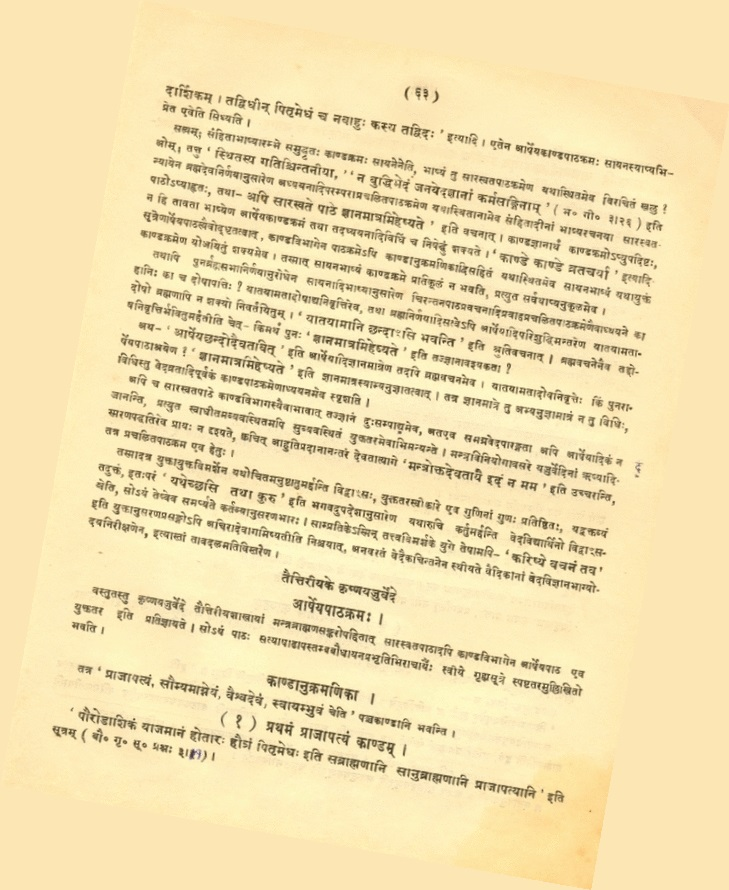
#> input picture resources/Kandanu10.jpg, 729 x 890 px, found by its file name
$ python prep3test.py   (older library calls are emulated)
#> lines starting #> are read from the running program, lines starting #| are printed output that depends on the picture; after the words box and inside, x2 and y2 are one past the last pixel; in counts of white or black regions, pixels touching at a corner belong together; long printed decimals are rounded
### src/prep3.py
# -*- coding: utf-8 -*-
"""
Created on Thu Aug  6 23:01:25 2015

@author: suryo

Python module for preprocessing images of Indain manuscriptsfor further
processing and pattern matching.

This python module can perform the following functions:

1. Binarization - method binary_img(img) performs this function
2. Skew correction - method skew_correction(img) performs this function
Need to introduce machine learning of some sort to make the skew correction
method run faster :(

Or... A simple fix would be to resize the image first, and then apply the skew
correction method! That'll probably take lesser time...

Resizing is yielding better results.
"""

import cv2
import numpy as np
from scipy.stats import mode

kernel = np.ones((5,5),np.uint8)
clahe = cv2.createCLAHE(clipLimit=2.0, tileGridSize=(8,8))

"""
Method to binarize an image

Input: Grayscale image
Output: Binary image

The nature of the output is such that the text(foreground) has a colour
value of (255,255,255), and the background has a value of (0,0,0).
"""
def binary_img(img):

    #img_erode = cv2.dilate(img,kernel,iterations = 2)
    blur=cv2.medianBlur(img,5)

    #mask1 = np.ones(img.shape[:2],np.uint8)
    """Applying histogram equalization"""
    cl1 = clahe.apply(blur)

    circles_mask = cv2.dilate(cl1,kernel,iterations = 1)
    circles_mask = (255-circles_mask)

    thresh = 1
    circles_mask = cv2.threshold(circles_mask, thresh, 255, cv2.THRESH_BINARY)[1]

    edges = cv2.Canny(cl1,100,200)

    edges = cv2.bitwise_and(edges,edges,mask=circles_mask)

    dilation = cv2.dilate(edges,kernel,iterations = 1)

    display = cv2.bitwise_and(img,img,mask=dilation)

    cl2 = clahe.apply(display)
    cl2 = clahe.apply(cl2)

    ret,th = cv2.threshold(cl2,0,255,cv2.THRESH_BINARY+cv2.THRESH_OTSU)
    th = 255 - th

    thg = cv2.adaptiveThreshold(display,255,cv2.ADAPTIVE_THRESH_GAUSSIAN_C,\
            cv2.THRESH_BINARY,11,2)

    #final = cv2.bitwise_and(dilation,dilation,mask=th)

    finalg = cv2.bitwise_and(dilation,dilation,mask=thg)

    finalg = 255 - finalg

    abso = cv2.bitwise_and(dilation,dilation,mask=finalg)

    return abso

"""
Method to resize the image. This is going to help in reducing the number
of computations, as the size of data will reduce.
"""

def resize(img):

    r = 1000.0 / img.shape[1]
    dim = (1000, int(img.shape[0] * r))
    resized = cv2.resize(img, dim, interpolation = cv2.INTER_AREA)

    #cv2.imshow('resized', resized)
    return resized

"""
Method to correct the skew of an image

Input: Binary image
Output: Skew corrected binary image

The nature of the output is such that the binary image is rotated appropriately
to remove any angular skew.

Find out the right place to insert the resizing method call.

Try to find one bounding rectangle around all the contours
"""

def skew_correction(img):
    areas = []  #stores all the areas of corresponding contours
    dev_areas = []  #stores all the areas of the contours within 1st std deviation in terms of area#stores all the white pixels of the largest contour within 1st std deviation
    all_angles = []
    k = 0

    res = resize(img)
    binary = binary_img(img)
    #binary = resize(binary)
    contours, hierarchy = cv2.findContours(binary,cv2.RETR_TREE,cv2.CHAIN_APPROX_SIMPLE)
    #cnt = contours[0]
    #upper_bound=len(contours)
    height_orig, width_orig = img.shape[:2]
    words = np.zeros(img.shape[:2],np.uint8)

    for c in contours:
        areas.append(cv2.contourArea(c))

    std_dev = np.std(areas)
    for i in areas:
        dev_areas.append(i-std_dev)

    dev_contours = np.zeros(img.shape[:2],np.uint8)
    median_area = np.median(dev_areas)
    area_len = len(dev_areas)
    for i in xrange(0,area_len,100):
        if((dev_areas[i]>(-std_dev)) and (dev_areas[i]<=(std_dev))):
            cv2.drawContours(dev_contours, contours, k, (255,255,255), -1)
        k+=1

    sobely = cv2.Sobel(dev_contours,cv2.CV_64F,0,1,ksize=5)
    abs_sobel64f = np.absolute(sobely)
    sobel_8u = np.uint8(abs_sobel64f)


    cv2.imshow('Output2',sobel_8u)

    minLineLength = 100
    maxLineGap = 10
    lines = cv2.HoughLinesP(sobel_8u,1,np.pi/180,100,minLineLength,maxLineGap)

    for x1,y1,x2,y2 in lines[0]:
        cv2.line(words,(x1,y1),(x2,y2),(255,255,255),2)
    cv2.imshow('hough',words)


    height_orig, width_orig = img.shape[:2]
    all_angles = []


    contours, hierarchy = cv2.findContours(words,cv2.RETR_TREE,cv2.CHAIN_APPROX_SIMPLE)
    print len(contours)
    contour_count=0;
    for c in contours:
        #max_index = np.argmax(areas)
        #current_contour = np.zeros(img.shape[:2],np.uint8)
        current_contour = np.zeros(img.shape[:2],np.uint8)
        cv2.drawContours(current_contour, contours, contour_count, (255,255,255), -1)

        height, width = current_contour.shape[:2]

        #all_white_pixels = []
        current_white_pixels = []

        for i in range(0,height):
            for j in range(0,width):
                if(current_contour.item(i,j)==255):
                    current_white_pixels.append([i,j])


        matrix = np.array(current_white_pixels)

        """Finding covariance matrix"""
        C = np.cov(matrix.T)

        eigenvalues, eigenvectors = np.linalg.eig(C)

        """Finding max eigenvalue"""
        #max_ev = max(eigenvalues)
        """Finding index of max eigenvalue"""
        max_index =  eigenvalues.argmax(axis=0)

        """The largest eigen value gives the approximate length of the bounding
        ellipse around the largest word. If we follow the index of the largest
        eigen value and find the eigen vectors in the column of that index,
        we'll get the x and y coordinates of it's centre."""
        y = eigenvectors[1,max_index]
        x = eigenvectors[0,max_index]

        angle = (np.arctan2(y,x))*(180/np.pi)
        all_angles.append(angle)
        contour_count+=1
        print contour_count

        print all_angles
        angle = np.mean(all_angles)
        print angle

    k = 0;
    non_zero_angles = []

    for i in all_angles:
        if ((i != 0) and (i!=90.0)):
            non_zero_angles.append(i)

    print non_zero_angles

    rounded_angles = []
    for i in non_zero_angles:
        rounded_angles.append(np.round(i,0))

    print rounded_angles
    print "mode is"
    #print np.mode(rounded_angles)
    #angle = np.mean(non_zero_angles)
    #angle = np.mode(rounded_angles)

    mode_angle = mode(rounded_angles)[0][0]
    print mode_angle

    precision_angles = []
    for i in non_zero_angles:
        if (np.round(i,0) == mode_angle):
            precision_angles.append(i)

    print 'precision angles:'
    print precision_angles

    angle = np.mean(precision_angles)
    print 'Finally, the required angle is:'
    print angle

    #M = cv2.getRotationMatrix2D((width/2,height/2),-(90+angle),1)
    M = cv2.getRotationMatrix2D((width/2,height/2),-(90+angle),1)
    dst = cv2.warpAffine(img,M,(width_orig,height_orig))

    cv2.imshow('final',dst)
    cv2.imwrite('skewcorrected2.jpg',dst)


    return dst

def preprocess(img):
    return skew_correction(img)


cv2.waitKey(0)
cv2.destroyAllWindows()

### src/prep3test.py
# -*- coding: utf-8 -*-
"""
Created on Thu Aug  6 23:05:13 2015

@author: suryo
"""

import prep3
import cv2

#img1 = cv2.imread('/home/suryo/Image_Processing_Exercises/indictools-prep/resources/book2/o5.jpg',0)
img1 = cv2.imread('/home/suryo/Image_Processing_Exercises/indictools-prep/resources/Kandanu10.jpg',0)
#> img1: shape (890, 729); min 58, max 252, mean 222.3
prep3.skew_correction(img1)
#> in binary_img, `circles_mask = cv2.threshold(circles_mask, thresh, 255, cv2.THRESH_BIN..`: circles_mask: shape (890, 729); every value is 255
#> in binary_img, `edges = cv2.Canny(cl1,100,200)`:
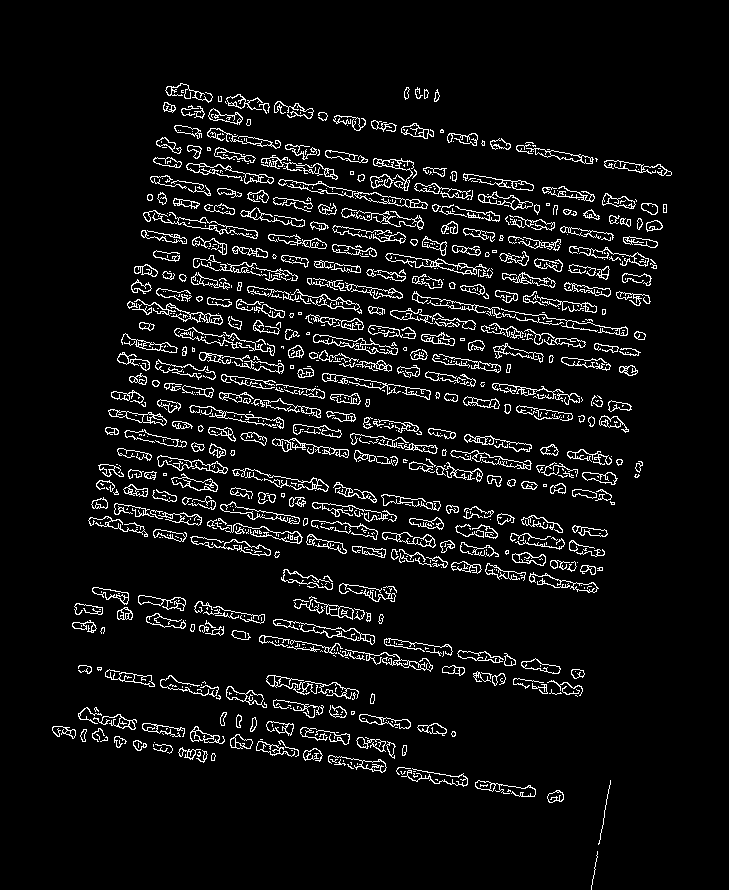
#> edges: shape (890, 729); 6.6% white in thin lines or dots, all inside (x1, y1, x2, y2) = (52, 83, 672, 890)
#> in binary_img, `dilation = cv2.dilate(edges,kernel,iterations = 1)`: dilation: shape (890, 729); 27.2% white; 180 white regions, largest, box (x1, y1, x2, y2) and area: (125, 208, 418, 382) 17720, (122, 427, 601, 595) 13818, (151, 126, 502, 224) 9963
#> in binary_img, `ret,th = cv2.threshold(cl2,0,255,cv2.THRESH_BINARY+cv2.THRESH_OTSU)`:
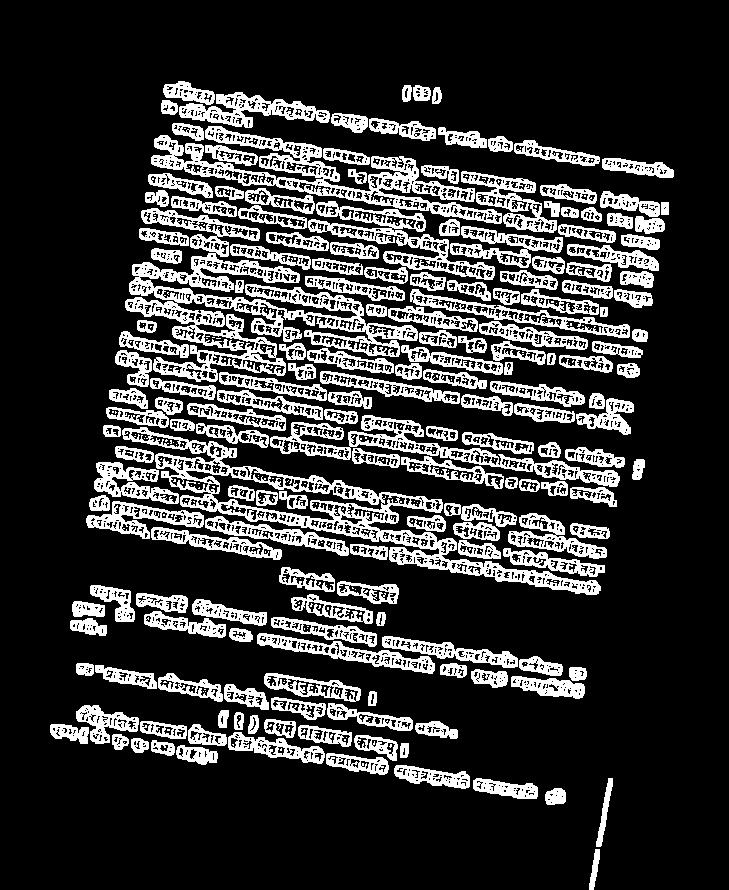
#> th: shape (890, 729); 20.8% white; 571 white regions (391 under 20 px), largest, box (x1, y1, x2, y2) and area: (125, 208, 418, 382) 13003, (122, 427, 601, 595) 10026, (151, 126, 502, 224) 7469
#> in binary_img, `ret,th = cv2.threshold(cl2,0,255,cv2.THRESH_BINARY+cv2.THRESH_OTSU)`: ret = 96
#> in binary_img, `thg = cv2.adaptiveThreshold(display,255,cv2.ADAPTIVE_THRESH_GAUSSIAN_C..`:
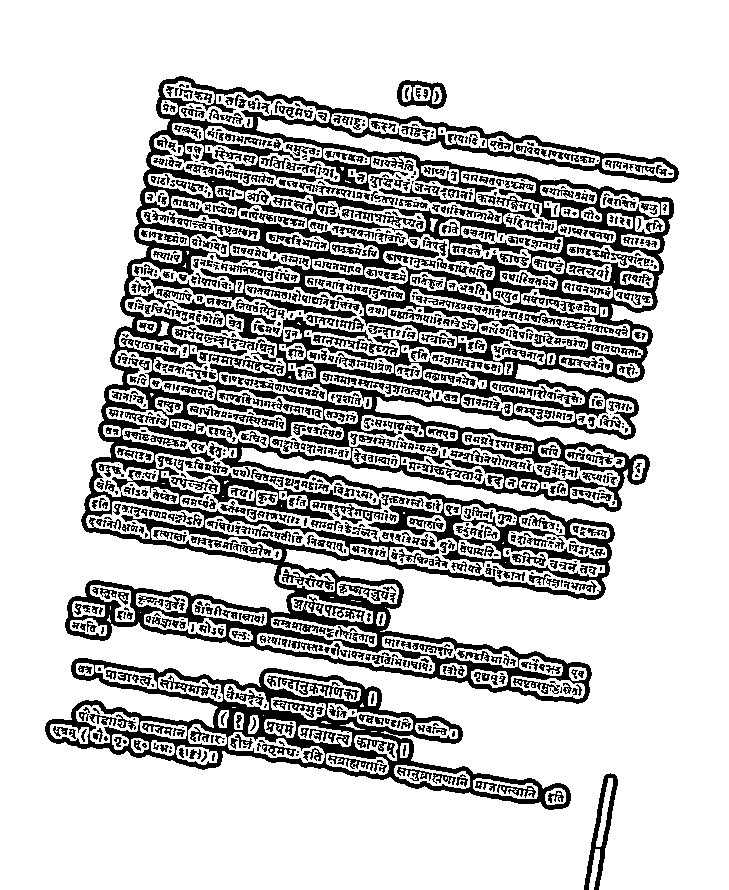
#> thg: shape (890, 729); 75.3% white; 1427 black regions (523 under 20 px), largest, box (x1, y1, x2, y2) and area: (65, 76, 679, 704) 89039, (45, 658, 571, 810) 13651, (186, 471, 382, 520) 1999
#> in binary_img, `finalg = cv2.bitwise_and(dilation,dilation,mask=thg)`: finalg: shape (890, 729); 18.8% white; 924 white regions (743 under 20 px), largest, box (x1, y1, x2, y2) and area: (125, 208, 418, 382) 11978, (122, 427, 601, 595) 9246, (151, 126, 502, 224) 6710
#> in binary_img, `abso = cv2.bitwise_and(dilation,dilation,mask=finalg)`:
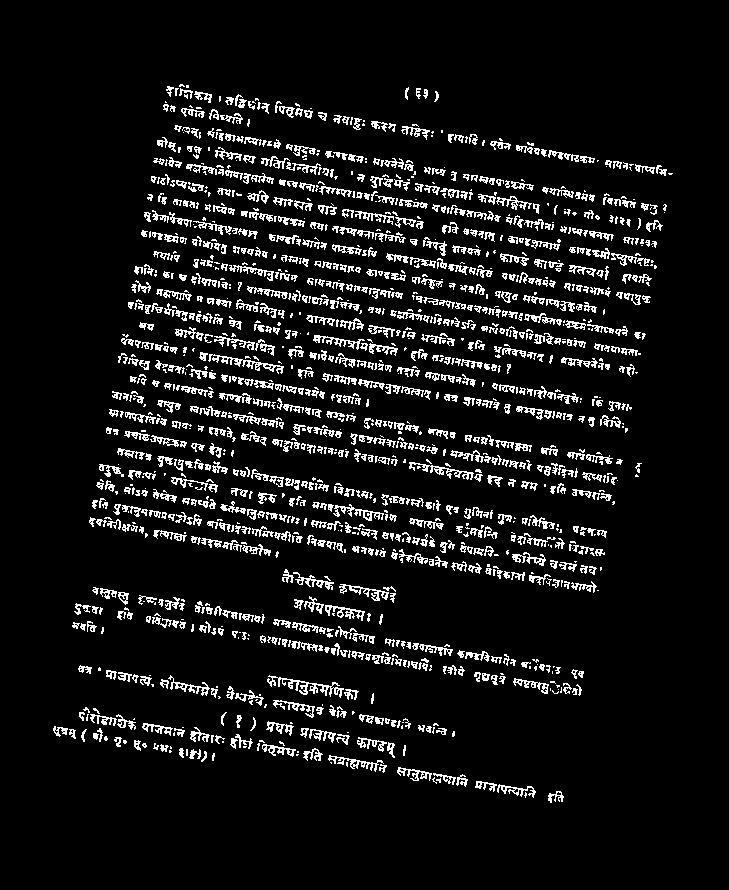
#> abso: shape (890, 729); 8.4% white in thin lines or dots, all inside (x1, y1, x2, y2) = (53, 84, 673, 803)
#> in skew_correction, `contours, hierarchy = cv2.findContours(binary,cv2.RETR_TREE,cv2.CHAIN_..`: contours = 2531 contours, 1880 with area under 20; largest, box (x1, y1, x2, y2) and area: (267, 675, 344, 698) 272, (208, 354, 284, 374) 252, (409, 462, 474, 480) 194, (339, 584, 389, 601) 192, (333, 504, 384, 521) 185
#> the loop in skew_correction, `for c in contours:` made 2531 passes
#> c on passes 18, 19, 25: [[346, 762], [346, 765], [347, 766], [347, 762]], [[330, 762], [331, 763], [331, 762]], [[296, 754], [296, 755], [297, 755], [298, 754]]
#> after the loop in skew_correction, `for c in contours:`: areas = 2531 values, max 271.5 at index 180, min 0 at index 70, mean 15.56
#> in skew_correction, `std_dev = np.std(areas)`: std_dev = 21.93
#> the loop in skew_correction, `for i in areas:` made 2531 passes
#> i on passes 1 to 3: 4, 61.5, 14
#> after the loop in skew_correction, `for i in areas:`: dev_areas = 2531 values, max 249.6 at index 180, min -21.93 at index 70, mean -6.36
#> in skew_correction, `median_area = np.median(dev_areas)`: median_area = -14.93
#> in skew_correction, `area_len = len(dev_areas)`: area_len = 2531
#> the loop in skew_correction, `for i in xrange(0,area_len,100):` made 26 passes
#> i on passes 2 to 13: 100, 200, 300, 400, 500, 600, 700, 800, 900, 1000, 1100, 1200
#> after the loop in skew_correction, `for i in xrange(0,area_len,100):`:
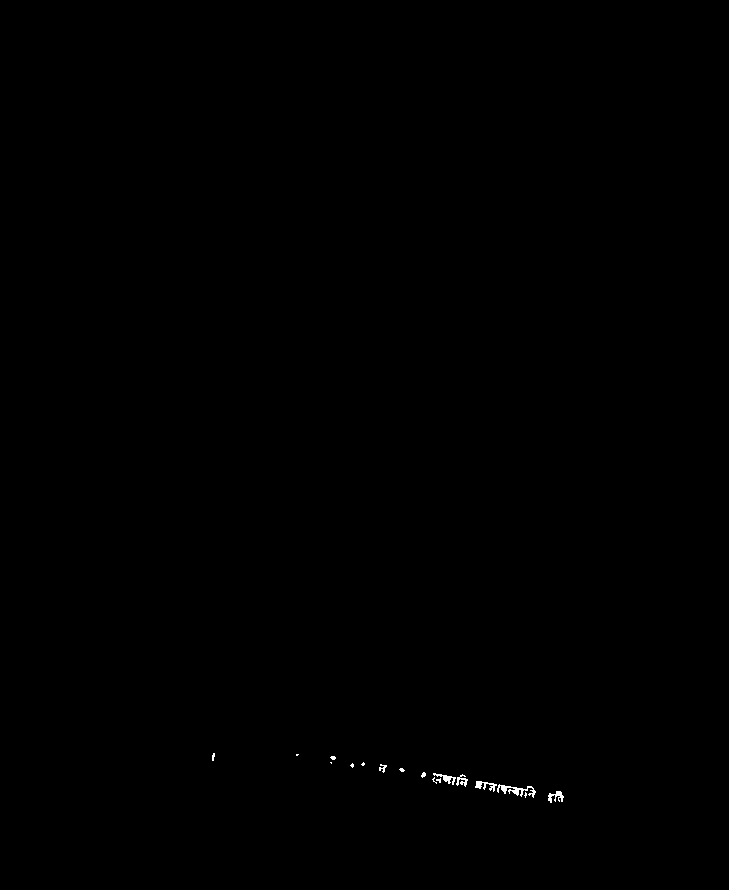
#> dev_contours: shape (890, 729); 0.11% white in thin lines or dots, all inside (x1, y1, x2, y2) = (212, 753, 564, 803)
#> after the loop in skew_correction, `for i in xrange(0,area_len,100):`: k = 26
#> in skew_correction, `sobely = cv2.Sobel(dev_contours,cv2.CV_64F,0,1,ksize=5)`:
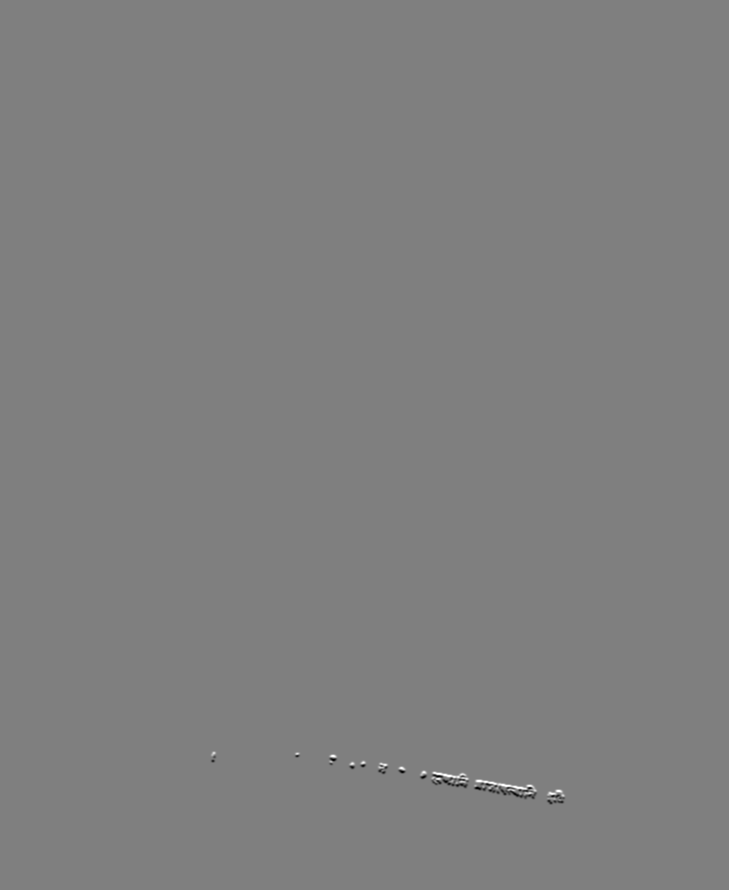
#> sobely: shape (890, 729) float64; min -12240, max 12240, mean 0; drawn with min black and max white
#> in skew_correction, `lines = cv2.HoughLinesP(sobel_8u,1,np.pi/180,100,minLineLength,maxLine..`: lines = 31 rows, first 6: [430, 777, 454, 782], [431, 774, 442, 776], [448, 778, 469, 781], [430, 781, 467, 787], [431, 773, 469, 780], [473, 787, 527, 798]
#> the loop in skew_correction, `for x1,y1,x2,y2 in lines[0]:` made 1 pass
#> after the loop in skew_correction, `for x1,y1,x2,y2 in lines[0]:`:
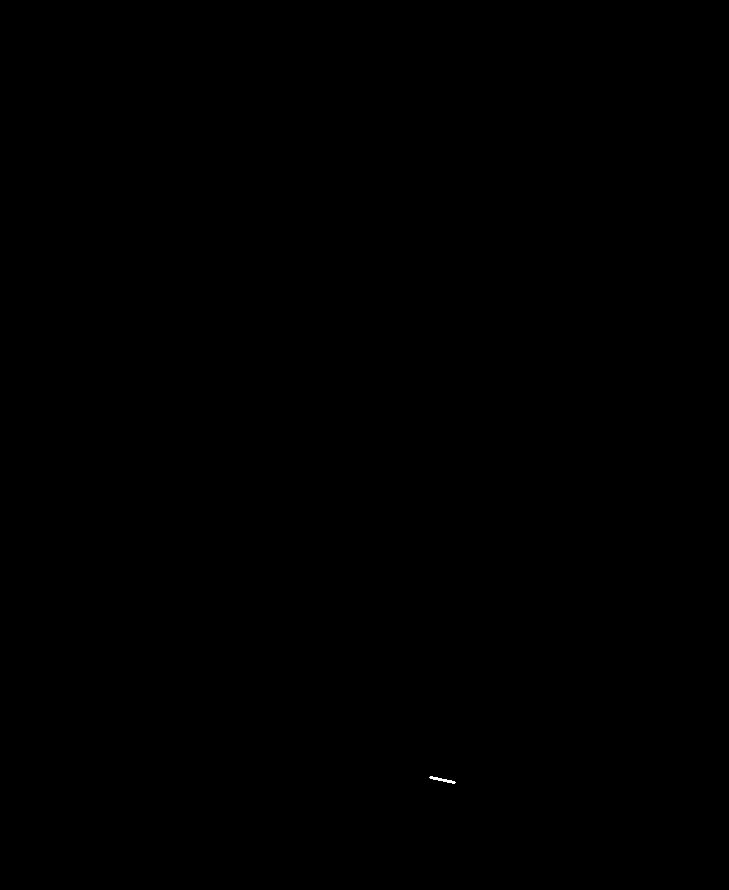
#> words: shape (890, 729); 0.01% white; 1 white region
#> in skew_correction, `contours, hierarchy = cv2.findContours(words,cv2.RETR_TREE,cv2.CHAIN_A..`: contours = 1 contour; box (x1, y1, x2, y2) and area: (429, 776, 456, 784) 49
#| 1
#> the loop in skew_correction, `for c in contours:` made 1 pass
#> (height, width, C, eigenvalues, eigenvectors, max_index, y, x) on pass 1: (890, 729, [[3.29, 12.07], [12.07, 56.51]], [0.685, 59.12], [[-0.977, -0.211], [0.211, -0.977]], 1, -0.977, -0.211)
#| 1
#| [-102.198]
#| -102.198
#> after the loop in skew_correction, `for c in contours:`: all_angles = [-102.2]; contour_count = 1
#> the loop in skew_correction, `for i in all_angles:` made 1 pass
#> after the loop in skew_correction, `for i in all_angles:`: non_zero_angles = [-102.2]
#| [-102.198]
#> the loop in skew_correction, `for i in non_zero_angles:` made 1 pass
#> after the loop in skew_correction, `for i in non_zero_angles:`: rounded_angles = [-102]
#| [-102.0]
#> (the run stopped early here; a loop or call above may not have finished)
